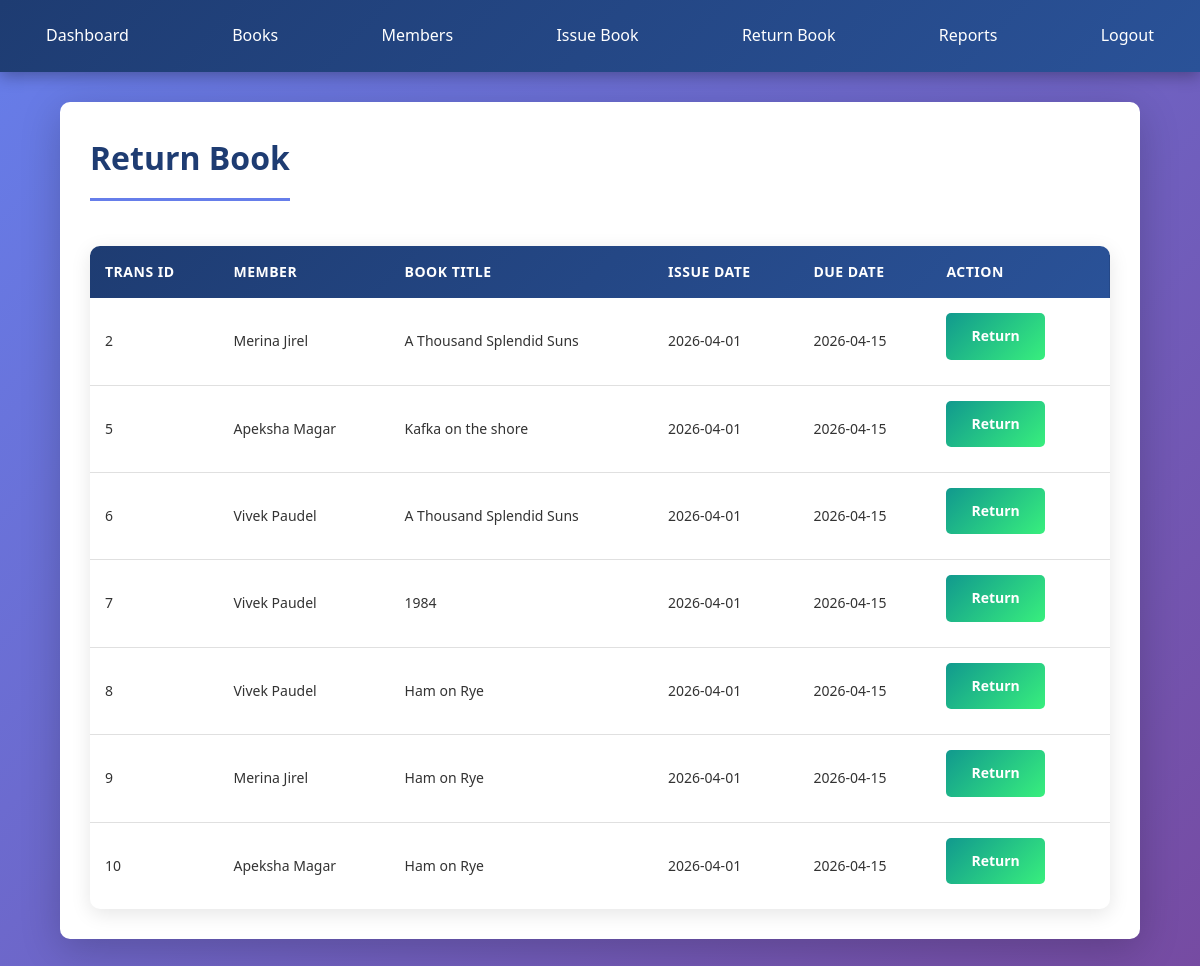
Page /admin/return_book.php (signed in) on the committed database.
### tables this page shows
CREATE TABLE `transactions` (
  `trans_id` int(11) NOT NULL,
  `member_id` int(11) NOT NULL,
  `book_id` int(11) NOT NULL,
  `issue_date` date NOT NULL,
  `due_date` date NOT NULL,
  `return_date` date DEFAULT NULL,
  `fine_amount` decimal(10,2) DEFAULT 0.00,
  `status` enum('issued','returned','overdue') DEFAULT 'issued'
);

CREATE TABLE `members` (
  `member_id` int(11) NOT NULL,
  `name` varchar(100) NOT NULL,
  `email` varchar(100) NOT NULL,
  `phone` varchar(15) DEFAULT NULL,
  `address` text DEFAULT NULL,
  `status` enum('active','inactive') DEFAULT 'active',
  `join_date` date DEFAULT curdate()
);

CREATE TABLE `books` (
  `book_id` int(11) NOT NULL,
  `title` varchar(200) NOT NULL,
  `author` varchar(100) NOT NULL,
  `isbn` varchar(20) DEFAULT NULL,
  `category` varchar(50) DEFAULT NULL,
  `publisher` varchar(100) DEFAULT NULL,
  `total_copies` int(11) DEFAULT 1,
  `available_copies` int(11) DEFAULT 1,
  `added_date` date DEFAULT curdate()
);

### admin/return_book.php (the view, shortened to what this page needs)
<?php
include '../config/database.php';
?>
<!DOCTYPE html>
<html lang="en">
<head>
    <link rel="stylesheet" href="../assets/css/style.css">
</head>
<body>
    <navbar>
        <a href="dashboard.php">Dashboard</a>
        <a href="books.php">Books</a>
        <a href="members.php">Members</a>
        <a href="issue_book.php">Issue Book</a>
        <a href="return_book.php">Return Book</a>
        <a href="reports.php">Reports</a>
        <a href="../logout.php" style="float:right;">Logout</a>
    </navbar>
    <div class="container">
        <h1>Return Book</h1>
        <table>
            <thead>
                <tr>
                    <th>Trans ID</th>
                    <th>Member</th>
                    <th>Book Title</th>
                    <th>Issue Date</th>
                    <th>Due Date</th>
                    <th>Action</th>
                </tr>
            </thead>
            <tbody>
                <?php
                $sql = "SELECT t.trans_id, m.name, b.title, t.issue_date, t.due_date
                        FROM transactions t
                        JOIN members m ON t.member_id = m.member_id
                        JOIN books b ON t.book_id = b.book_id
                        WHERE t.status = 'issued'";
                $result = $conn->query($sql);
                if ($result->num_rows > 0) {
                    while ($row = $result->fetch_assoc()) {
                        echo "<tr>";
                        echo "<td>" . $row['trans_id'] . "</td>";
                        echo "<td>" . $row['name'] . "</td>";
                        echo "<td>" . $row['title'] . "</td>";
                        echo "<td>" . $row['issue_date'] . "</td>";
                        echo "<td>" . $row['due_date'] . "</td>";
                        echo "<td><a href='return_book.php?return_id=" . $row['trans_id'] . "' class='btn btn-success' onclick='return confirm(\"Process Return?\")'>Return</a></td>";
                        echo "</tr>";
                    }
                } else {
                    echo "<tr><td colspan='6' style='text-align:center;'>No active issues found.</td></tr>";
                }
                ?>
            </tbody>
        </table>
    </div>
</body>
</html>

### assets/css/style.css (style rules this page uses)
* { margin: 0; padding: 0; box-sizing: border-box; }
body { font-family: 'Segoe UI', Tahoma, Geneva, Verdana, sans-serif; background: linear-gradient(135deg, #667eea 0%, #764ba2 100%); min-height: 100vh; color: #333; line-height: 1.6; }
.container { width: 90%; max-width: 1200px; margin: 30px auto; padding: 30px; background: #fff; border-radius: 10px; box-shadow: 0 10px 40px rgba(0, 0, 0, 0.2); }
navbar { background: linear-gradient(135deg, #1e3c72 0%, #2a5298 100%); color: #fff; padding: 15px 30px; display: flex; align-items: center; justify-content: space-between; box-shadow: 0 4px 15px rgba(0, 0, 0, 0.3); position: sticky; top: 0; z-index: 1000; }
navbar a { color: #fff; text-decoration: none; padding: 8px 16px; border-radius: 5px; font-weight: 500; transition: all 0.3s ease; }
.btn { padding: 12px 25px; border: none; cursor: pointer; border-radius: 5px; text-decoration: none; display: inline-block; font-weight: 600; font-size: 14px; transition: all 0.3s ease; margin-right: 10px; margin-bottom: 10px; }
.btn-success { background: linear-gradient(135deg, #11998e 0%, #38ef7d 100%); color: #fff; }
table { width: 100%; border-collapse: collapse; background: #fff; margin-top: 20px; border-radius: 10px; overflow: hidden; box-shadow: 0 5px 20px rgba(0, 0, 0, 0.1); }
table thead { background: linear-gradient(135deg, #1e3c72 0%, #2a5298 100%); color: #fff; }
table th { padding: 15px; text-align: left; font-weight: 600; font-size: 14px; text-transform: uppercase; letter-spacing: 0.5px; }
table td { padding: 15px; border-bottom: 1px solid #e0e0e0; font-size: 14px; }
table tbody tr { transition: all 0.3s ease; }
table tbody tr:last-child td { border-bottom: none; }
h1 { color: #1e3c72; margin-bottom: 25px; padding-bottom: 15px; border-bottom: 3px solid #667eea; display: inline-block; font-size: 32px; }

### rows in the picture
transactions: trans_id "2", member.name "Merina Jirel", book.title "A Thousand Splendid Suns", issue_date "2026-04-01", due_date "2026-04-15"
transactions: trans_id "5", member.name "Apeksha Magar", book.title "Kafka on the shore", issue_date "2026-04-01", due_date "2026-04-15"
transactions: trans_id "6", member.name "Vivek Paudel", book.title "A Thousand Splendid Suns", issue_date "2026-04-01", due_date "2026-04-15"
transactions: trans_id "7", member.name "Vivek Paudel", book.title "1984", issue_date "2026-04-01", due_date "2026-04-15"
transactions: trans_id "8", member.name "Vivek Paudel", book.title "Ham on Rye", issue_date "2026-04-01", due_date "2026-04-15"
transactions: trans_id "9", member.name "Merina Jirel", book.title "Ham on Rye", issue_date "2026-04-01", due_date "2026-04-15"
transactions: trans_id "10", member.name "Apeksha Magar", book.title "Ham on Rye", issue_date "2026-04-01", due_date "2026-04-15"
